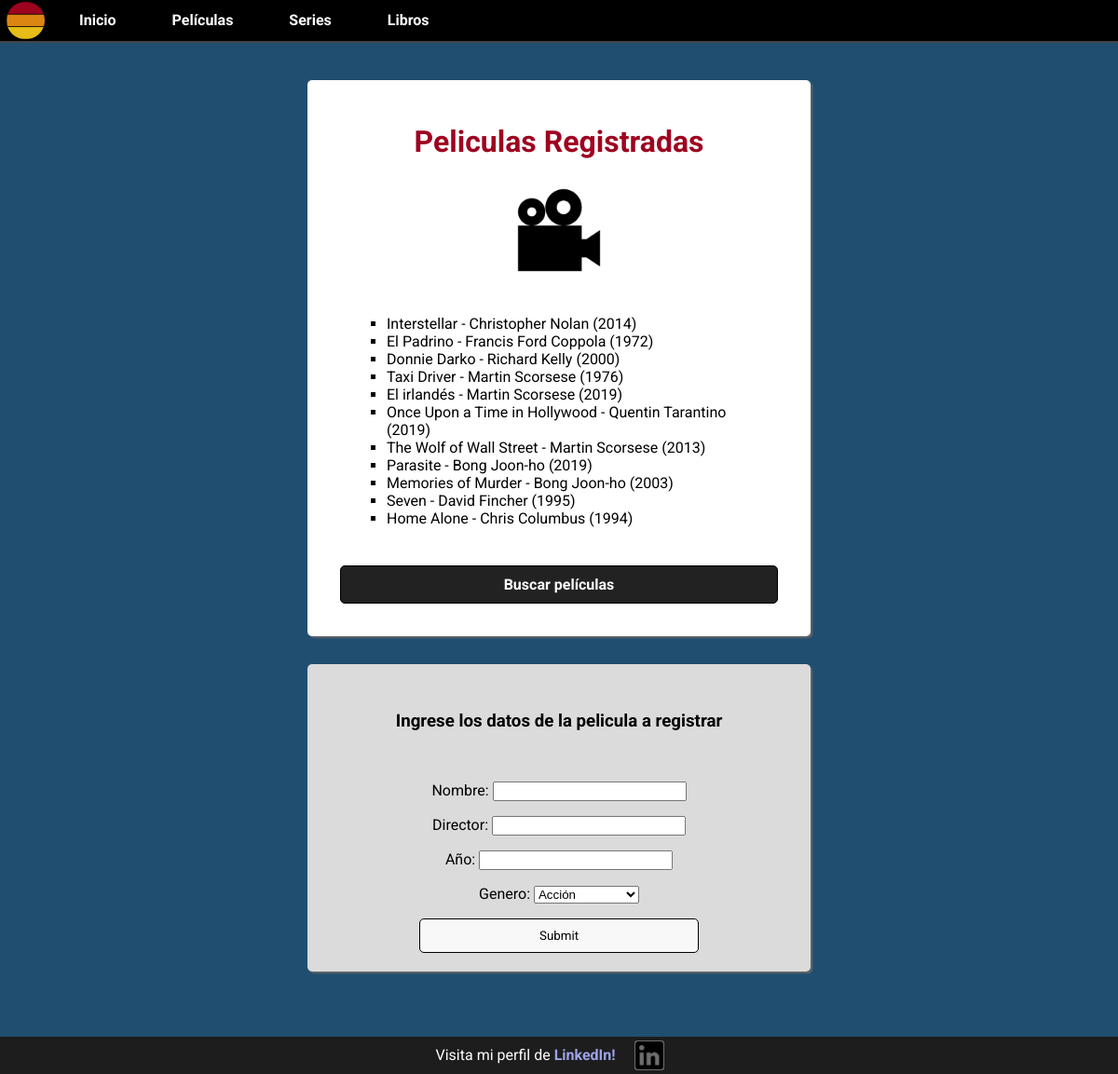
The app's page /peliculas/inicio/, older data.
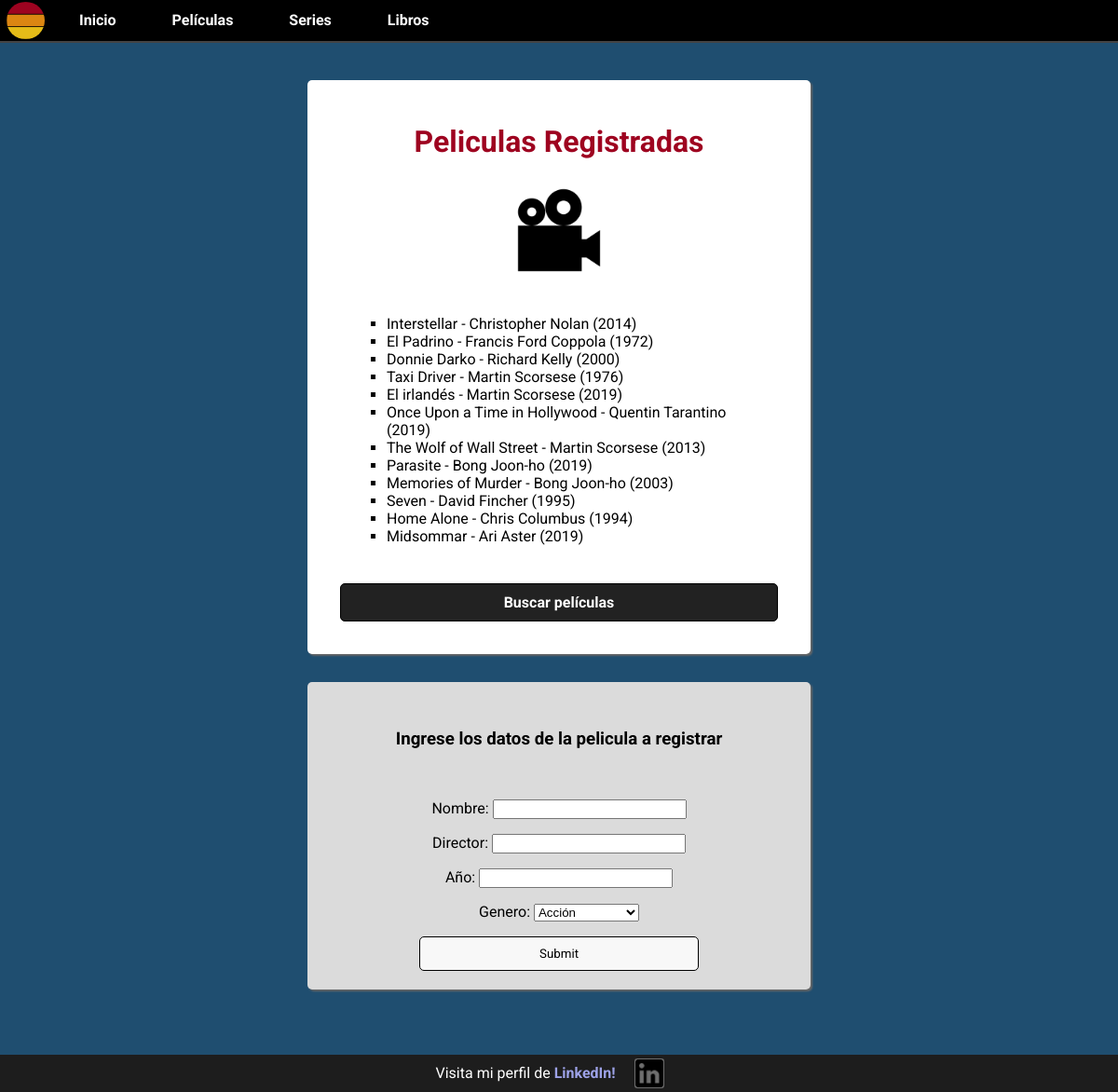
The same page, newer data.
### peliculas/models.py (models this page shows)
class Peliculas(models.Model):
    nombre = models.CharField(max_length=35)
    director = models.CharField(max_length=20)
    año = models.IntegerField()
    genero = models.CharField(max_length=35)
    def __str__(self):
        return f'{self.nombre} - {self.director} ({self.año})'

### peliculas/views.py (the view, shortened to what this page needs)
# urls.py: path('peliculas/', include('peliculas.urls')),
def peliculas(request):
    listado_peliculas = Peliculas.objects.filter()
    form_pelicula = PeliculasFormulario()
    return render(request, 'peliculas.html', {'form_pelicula':form_pelicula, 'listado_peliculas':listado_peliculas})

### peliculas/forms.py
class PeliculasFormulario(forms.Form):
    nombre = forms.CharField(max_length=35)
    director = forms.CharField(max_length=20)
    año = forms.IntegerField()
    genero = forms.ChoiceField(choices = choices)

### peliculas/templates/peliculas.html (shortened to what this page needs)
{% extends "inicio.html" %}
{% load static %}
{% block peliculas %}
    <div class='seccion'>
        <div class='contenedor-titulo'>
            <h2 class='titulo-sección titulo-peliculas' >Peliculas Registradas</h2>
            <img class='logo-seccion' src={% static "img\movies.png" %} alt="">
        </div>
        <div class='contenedor-listado'>
            <ul class='lista-elementos'>
                {% for pelicula in listado_peliculas %}
                    <li>{{pelicula}}</li>
                {% endfor %}
            </ul>
        </div>
        <a class='boton-custom-2' href={% url 'buscador_peliculas' %}>Buscar películas</a>
    </div>
    <div class='seccion-form'>
        <div class='contenedor-formulario'>
            <h3>Ingrese los datos de la pelicula a registrar</h3><br>
            <form action={% url 'peliculas' %} method='post'>
                {{form_pelicula.as_p}}
                <input class='form-button' type="submit" placeholder='Enviar'>
            </form>
        </div>
    </div>
{% endblock peliculas %}

### index/templates/inicio.html (shortened to what this page needs)
<!DOCTYPE html>
<html lang="en">
<head>
    {% load static %}
    <link rel="stylesheet" href={% static "css\style.css" %}>
</head>
<body>
    <header class='header'>
        <img class='nav-logo' src={% static "img\rr-nav-logo.png" %}>
        <a href={% url 'inicio' %}>Inicio</a>
        <a class='nav-peliculas' href={% url 'peliculas' %}>Películas</a>
        <a class='nav-series' href={% url 'series' %}>Series</a>
        <a class='nav-libros' href={% url 'libros' %}>Libros</a>
    </header>
    <main>
        {% block nuevo_formulario %}
        {% block nuevocurso %}
        {% block buscador_formulario %}
        {% block peliculas %}{% endblock peliculas %}
        {% endblock buscador_formulario %}
        {% endblock nuevocurso %}
        {% endblock nuevo_formulario %}
    </main>
    <footer>
        <p>Visita mi perfil de <a class='footer-link' href="https://www.linkedin.com/in/lucas-gette/" target="_blank"> LinkedIn!</a></p>
        <img class='linkedin-img' src={% static "img\linkedin.png" %} alt="LinkedIn"} >
    </footer>
</body>
</html>

### index/static/css/style.css (style rules this page uses)
html { min-height: 100vh; position: relative; }
body { font-family: 'Roboto', serif; background-color: #1F4E70; margin: 0; padding: 0; margin-bottom: 60px; }
.logo-seccion { max-width: 100px; transition: transform 1s; }
header { display: flex; flex-wrap: wrap; justify-content: flex-start; background: rgb(0, 0, 0); align-items: center; border-bottom: 2px solid #444 }
header a { display: flex; flex-wrap: wrap; align-items: center; text-decoration: none; font-weight: bold; color: white; padding: 0 30px; transition: all 0.3s; height: 40px; }
.nav-logo { max-height: 40px; padding: 2px; margin: 0 5px; border-radius: 50px; }
main { border-radius: 3px; padding: 10px 30px; }
.contenedor-titulo { display: flex; flex-direction: column; align-items: center; align-content: center; }
.titulo-sección { font-size: 32px; color: rgb(133, 133, 133); font-weight: bold; }
.lista-elementos { list-style:square; }
footer { background: rgb(29, 29, 29); display: flex; width: 100%; position: absolute; bottom: 0; left: 0; justify-content: center; color: #fff; height: 40px; justify-content: center; align-items: center; }
.linkedin-img { width: 30px; height: 30px; margin: 0 20px; background-color: rgb(110, 110, 110); padding: 1px; border-radius: 10%; }
footer a { color: #FFF }
.footer-link { color: #FFF; text-decoration: none; color: rgb(157, 162, 231); font-weight: bold; }
.titulo-peliculas { color:#9E0320; }
.seccion { max-width: 500px; background-color: #fff; margin: auto; padding: 20px; border-radius: 5px; margin-top: 30px; box-shadow: 2px 2px 2px #666; transition: all 1s; }
.seccion-form { max-width: 500px; background-color: rgb(219, 219, 219); margin: auto; padding: 20px; border-radius: 5px; margin-top: 30px; box-shadow: 2px 2px 2px #666; transition: all 1s; }
.contenedor-listado { display: flex; justify-content: center; margin: 25px; }
.contenedor-formulario { text-align: center; margin-top: 30px; }
.contenedor-formulario input { min-width: 200px; }
.form-button { padding: 10px 25px; font-family: Roboto, 'Courier New', Courier, monospace; border-radius: 5px; width: 300px; border: none; cursor: pointer; background-color: #f8f8f8; border: 1px solid black; }
.boton-custom-2 { display: block; text-align: center; text-decoration: none; margin: 15px; border: 1px solid black; padding: 10px; border-radius: 5px; background-color: #222; color: #fff; font-weight: bold; }

Row changes from the older to the newer data that the page shows:
added Peliculas: nombre+director+año "Midsommar - Ari Aster (2019)"
